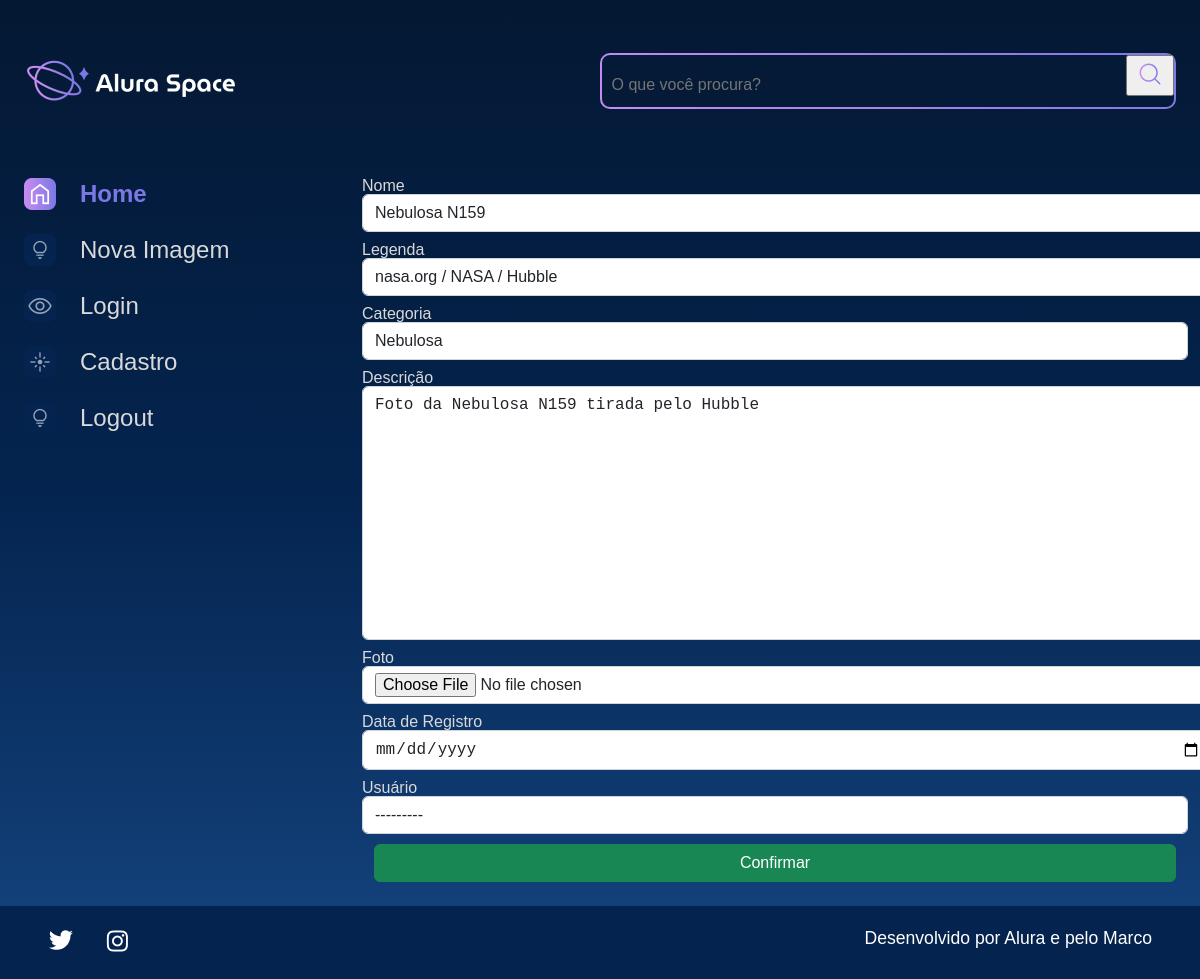
The app's page /editar-imagem/3, older data.
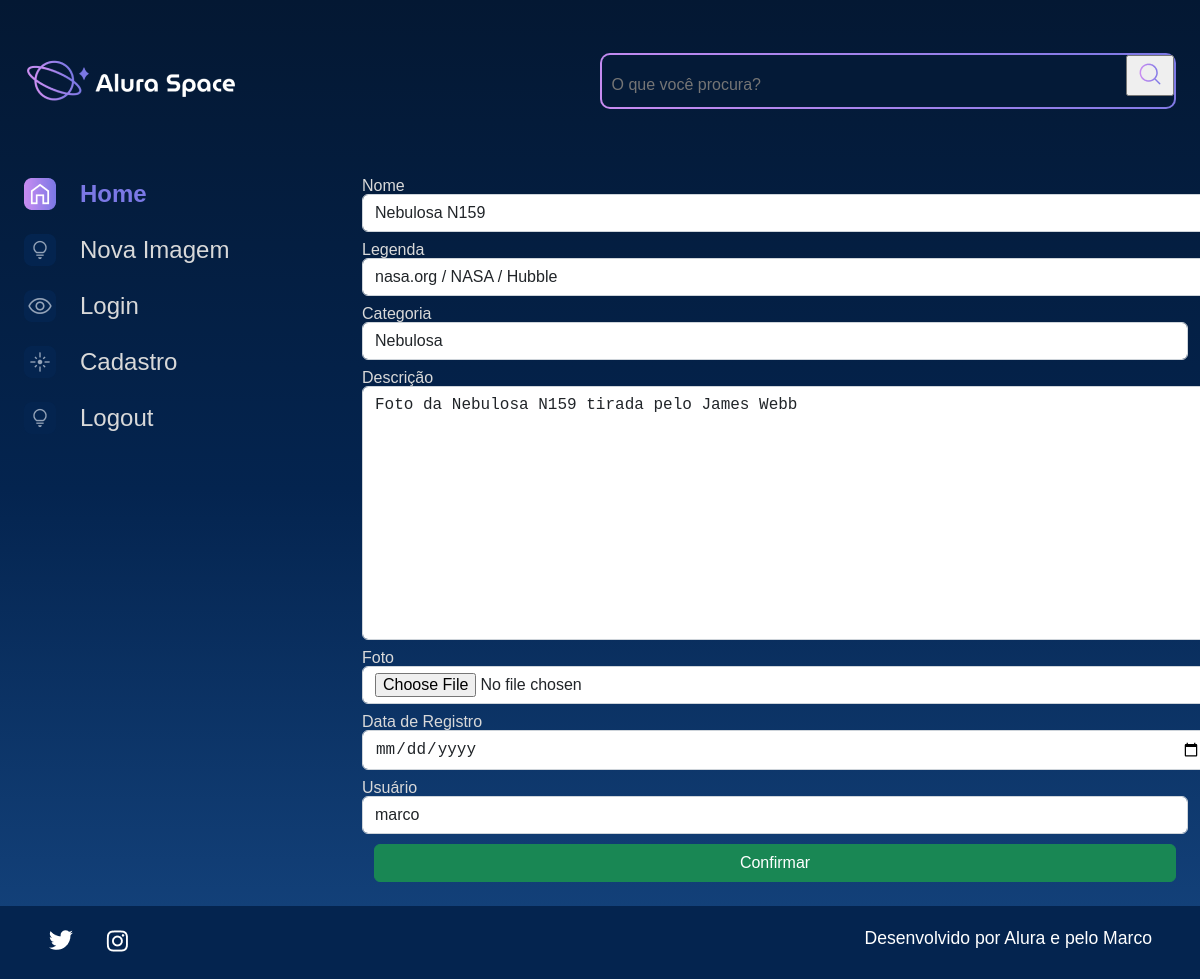
The same page, newer data.
### apps/galeria/models.py (models this page shows, shortened)
class Fotografia(models.Model):
    OPCOES_CATEGORIA = [
        ("NEBULOSA", "Nebulosa"),
        ("ESTRELA", "Estrela"),
        ("GALÁXIA", "Galáxia"),
        ("PLANETA", "Planeta"),
    ]
    nome = models.CharField(max_length=100, null=False, blank=False)
    legenda = models.CharField(max_length=150, null=False, blank=False)
    categoria = models.CharField(max_length=100, choices=OPCOES_CATEGORIA, default='')
    descricao = models.TextField(null=False, blank=False)
    foto = models.ImageField(upload_to="fotos/%Y/%m/%d/", blank=True)
    publicada =  models.BooleanField(default=True)
    data_fotografia = models.DateTimeField(default=datetime.now, blank=False)
    usuario = models.ForeignKey(
        to=User,
        on_delete=models.SET_NULL, #Caso o usuario for excluido a foto terá o usuario responsavel = null
        null= True,
        blank=False,
        related_name="user",
    )

### apps/galeria/views.py (the view)
# urls.py: path('editar-imagem/<int:foto_id>', editar_imagem, name='editar_imagem'),
def editar_imagem(request, foto_id):
    fotografia = Fotografia.objects.get(id=foto_id)
    form = FotografiaForms(instance=fotografia)
    if request.method == "POST":
        form = FotografiaForms(request.POST, request.FILES, instance=fotografia) # O que nao for mudado ele pega do que ja existia (explicando o instance)
        if form.is_valid():
            form.save()
            messages.success(request, 'Imagem editada com sucesso!')
            return redirect('index')
    return render(request, 'galeria/editar_imagem.html', {'form' : form, 'foto_id' : foto_id})

### apps/galeria/forms.py
class FotografiaForms(forms.ModelForm):
    class Meta:
        model = Fotografia
        exclude = ['publicada', ]
        labels = {
            'descricao': 'Descrição',
            'data_fotografia': 'Data de Registro',
            'usuario': 'Usuário',
        }
        widgets = {
            'nome': forms.TextInput(attrs={'class': 'form-control'}),
            'legenda': forms.TextInput(attrs={'class': 'form-control'}),
            'categoria': forms.Select(attrs={'class': 'form-control'}),
            'descricao': forms.Textarea(attrs={'class': 'form-control'}),
            'foto': forms.FileInput(attrs={'class': 'form-control'}),
            'data_fotografia': forms.DateInput(
                format='%d/%m/%Y',
                attrs={
                    'type': 'date',
                    'class': 'form-control'
                    }
                ),
            'usuario': forms.Select(attrs={'class': 'form-control'})
        }

### templates/galeria/editar_imagem.html (shortened to what this page needs)
{% extends 'shared/base.html' %}
{% load static %}
{% block content %}
            <section class="galeria" style="margin-left: 5em">
                <form action="{% url 'editar_imagem' foto_id %}" method="POST" enctype="multipart/form-data">
                    <div class="row">
                        {% for field in form.visible_fields %}
                        <div class="col-12 col-lg-12" style="margin-bottom: 10px;">
                            <label for="{{ field.id_for_label }}" style="color:#D9D9D9; margin-bottom: 5px;">{{field.label}}</label>
                            {{ field }}
                        </div>
                        {% endfor %}
                    </div>
                    <div>
                        <button type="submit" class="btn btn-success col-12" style="padding: top 5px;">Confirmar</button>
                    </div>
                </form>
            </section>
        </main>
    </div>
</body>
{% endblock %}

Row changes from the older to the newer data that the page shows:
changed Fotografia "Nebulosa N159": descricao "Foto da Nebulosa N159 tirada pelo Hubble" → "Foto da Nebulosa N159 tirada pelo James Webb"; usuario "---------" → "marco"
